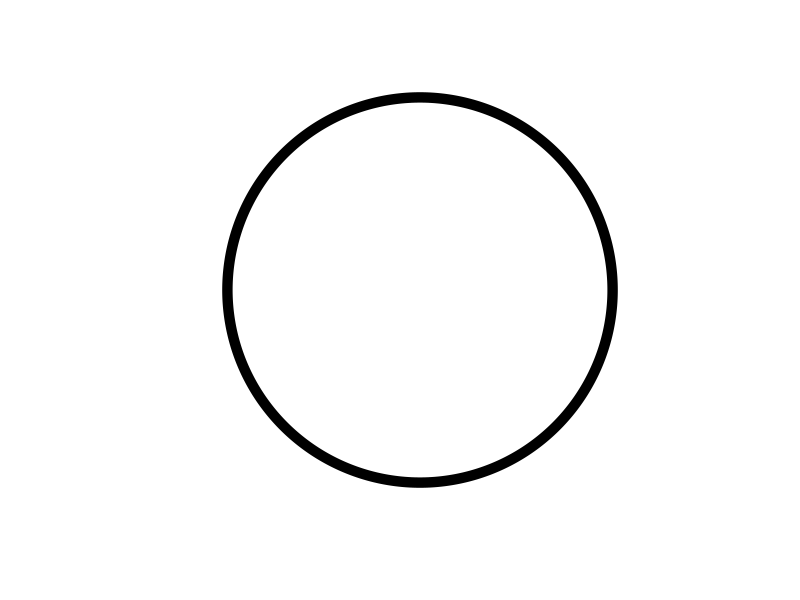
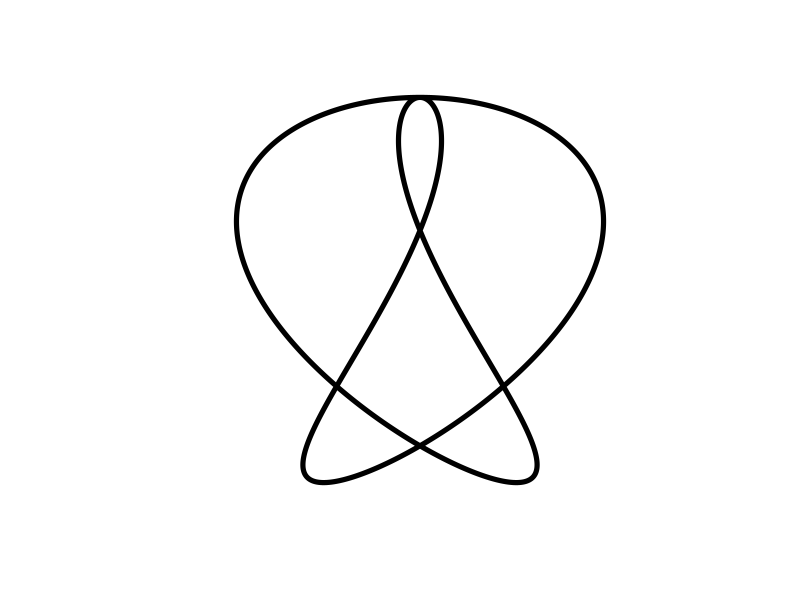
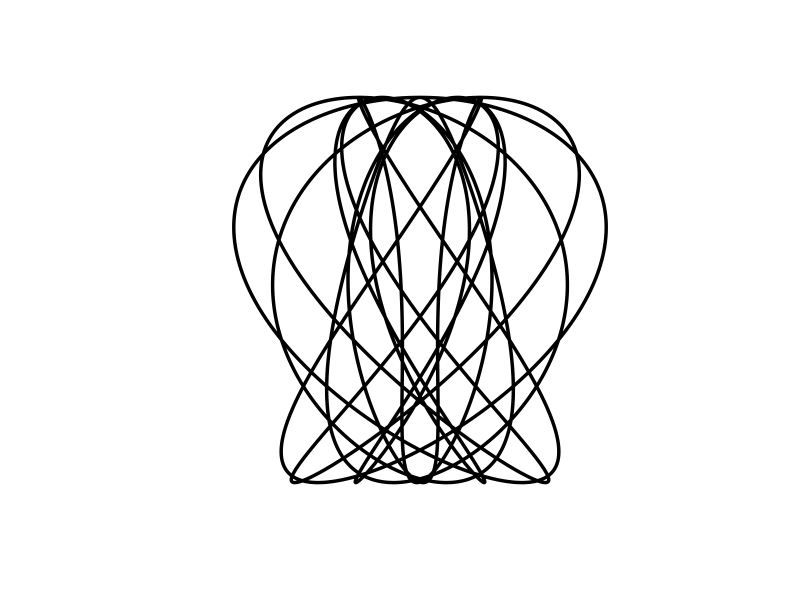
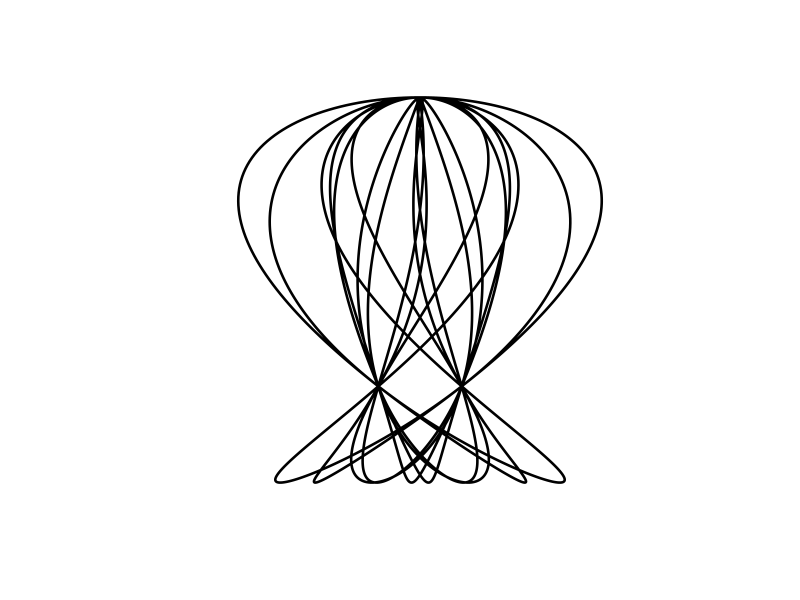
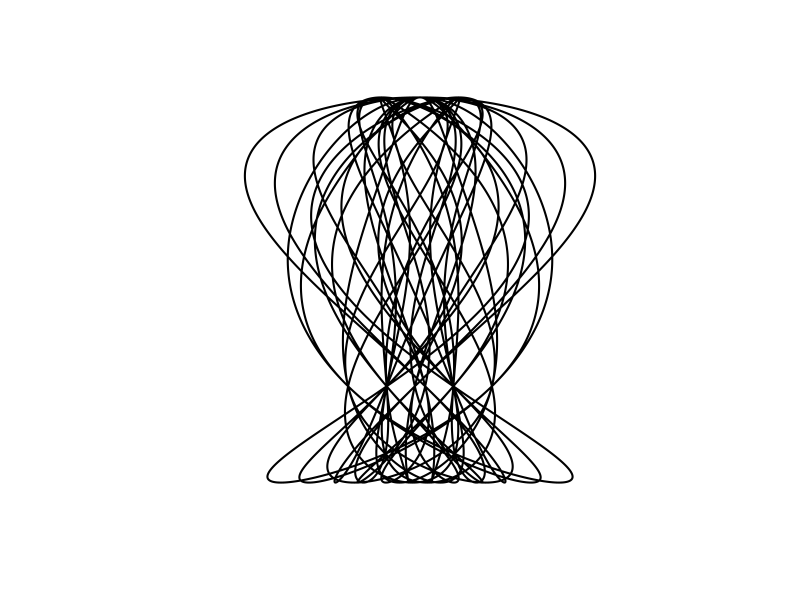

The R source for these figures, in order:

i1 <- 1
i2 <- 6/5
i3 <- 3/2
i4 <- 9/5
i5 <- (9*2)/8

pdf("curve.pdf")
n <- 1
t <- seq(0, 2 * n * pi, length.out = 4000)
w <- 10 / n
x <- sin(i1 * t)
y <- n * cos(t)
plot(x, y,
    type = "l", bty = "n", col = "#000", lwd = w, xlab = "", ylab = "",
    main = "", xlim = c(-n, n), ylim = c(-n, n), asp = 1, axes = FALSE
)
dev.off()

pdf("curve2.pdf")
n <- 2
t <- seq(0, 2 * n * pi, length.out = 4000)
w <- 10 / n
x <- sin(i1 * t) + sin(i3 * t)
y <- n * cos(t)
plot(x, y,
    type = "l", bty = "n", col = "#000", lwd = w, xlab = "", ylab = "",
    main = "", xlim = c(-n, n), ylim = c(-n, n), asp = 1, axes = FALSE
)
dev.off()

pdf("curve3.pdf")
n <- 3
t <- seq(0, 10 * n * pi, length.out = 4000)
w <- 10 / n
x <- sin(i1 * t) + sin(i2 * t) + sin(i3 * t)
y <- n * cos(t)
plot(x, y,
    type = "l", bty = "n", col = "#000", lwd = w, xlab = "", ylab = "",
    main = "", xlim = c(-n, n), ylim = c(-n, n), asp = 1, axes = FALSE
)
dev.off()

pdf("curve4.pdf")
n <- 4
t <- seq(0, 8 * n * pi, length.out = 4000)
w <- 10 / n
x <- sin(i1 * t) + sin(i2 * t) + sin(i3 * t) + sin(i4 * t)
y <- n * cos(t)
plot(x, y,
    type = "l", bty = "n", col = "#000", lwd = w, xlab = "", ylab = "",
    main = "", xlim = c(-n, n), ylim = c(-n, n), asp = 1, axes = FALSE
)
dev.off()

pdf("curve5.pdf")
n <- 5
t <- seq(0, 40 * n * pi, length.out = 40000)
w <- 10 / n
x <- sin(i1 * t) + sin(i2 * t) + sin(i3 * t) + sin(i4 * t) + sin(i5 * t)
y <- n * cos(t)
plot(x, y,
    type = "l", bty = "n", col = "#000", lwd = w, xlab = "", ylab = "",
    main = "", xlim = c(-n, n), ylim = c(-n, n), asp = 1, axes = FALSE
)
dev.off()
